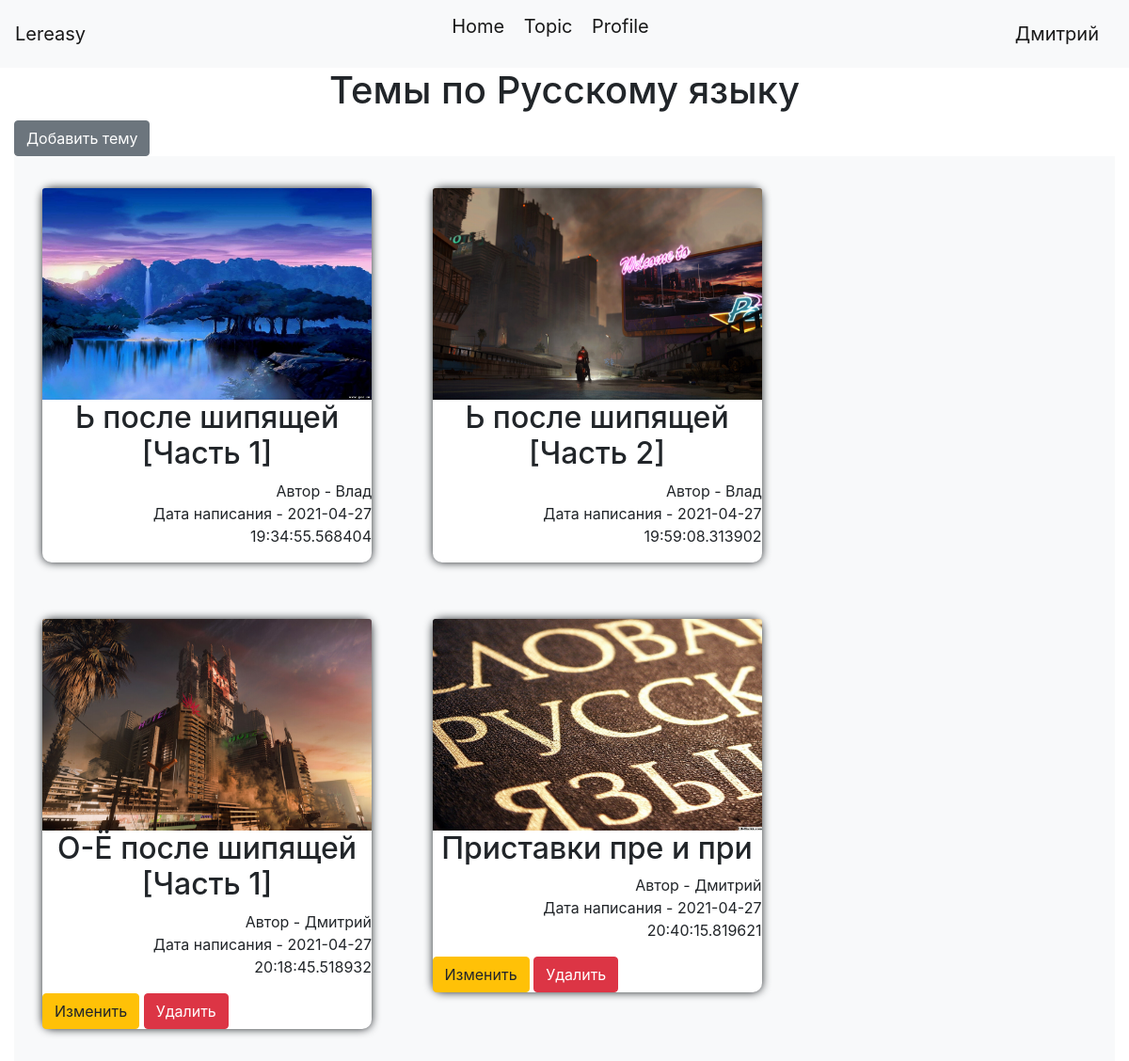
/topics (signed in), run on the app's committed database.
### data/users.py (models this page shows, shortened)
class User(SqlAlchemyBase, UserMixin):
    __tablename__ = 'users'
    id = sqlalchemy.Column(sqlalchemy.Integer,
                           primary_key=True, autoincrement=True)
    name = sqlalchemy.Column(sqlalchemy.String, nullable=True)
    about = sqlalchemy.Column(sqlalchemy.String, nullable=True)
    email = sqlalchemy.Column(sqlalchemy.String,
                              index=True, unique=True, nullable=True)
    hashed_password = sqlalchemy.Column(sqlalchemy.String, nullable=True)
    created_date = sqlalchemy.Column(sqlalchemy.DateTime,
                                     default=datetime.datetime.now)
    topics = orm.relation("Topics", back_populates='user')

### data/topics.py (models this page shows)
class Topics(SqlAlchemyBase):
    __tablename__ = 'topics'
    id = sqlalchemy.Column(sqlalchemy.Integer,
                           primary_key=True, autoincrement=True)
    title = sqlalchemy.Column(sqlalchemy.String, nullable=True)
    content = sqlalchemy.Column(sqlalchemy.String, nullable=True)
    img = sqlalchemy.Column(sqlalchemy.String, nullable=True, default="static/img/1.jpg")
    created_date = sqlalchemy.Column(sqlalchemy.DateTime,
                                     default=datetime.datetime.now)
    is_private = sqlalchemy.Column(sqlalchemy.Boolean, default=True)
    user_id = sqlalchemy.Column(sqlalchemy.Integer,
                                sqlalchemy.ForeignKey("users.id"))
    user = orm.relation('User')

### main.py (the view)
@app.route("/topics")
def index():
    db_sess = db_session.create_session()
    if current_user.is_authenticated:
        topics = db_sess.query(Topics).filter(
            (Topics.user == current_user) | (Topics.is_private == 0))
    else:
        topics = db_sess.query(Topics).filter(Topics.is_private == 0)
    return render_template("topics.html", title='Темы', topics=topics)

### data/db_session.py (called while the page is built)
def create_session() -> Session:
    global __factory
    return __factory()

### main.py (called while the page is built)
@login_manager.user_loader
def load_user(user_id):
    db_sess = db_session.create_session()
    return db_sess.query(User).get(user_id)

### templates/topics.html
{% extends "base.html" %}
{% block topics %}
<h1 align="center">Темы по Русскому языку</h1>
{% if current_user.is_authenticated %}
<a href="topic" class="btn btn-secondary">Добавить тему</a>
{% endif %}
<div class="album py-1 bg-light">
    {% for item in topics%}
    <div class="block">
        <a href="certain/{{ item.id}}"><img class="bd-placeholder-img card-img-top"
                                            width="100%" height="225" src="{{item.img}}"></a>
        <h2 align="center">{{item.title}}</h2>
        <p align="right">Автор - {{item.user.name}}<br>Дата написания - {{item.created_date}}</p>
        {% if current_user.is_authenticated and current_user == item.user %}
        <div>
            <a href="/topic/{{ item.id }}" class="btn btn-warning">Изменить</a>
            <a href="/topic_delete/{{ item.id }}" class="btn btn-danger">Удалить</a>
        </div>
        {% endif %}
    </div>
    {% endfor %}
</div>
{% endblock %}

### templates/base.html (shortened to what this page needs)
<!doctype html>
<html lang="en">
<head>
    <link rel="stylesheet"
          href="https://stackpath.bootstrapcdn.com/bootstrap/4.4.1/css/bootstrap.min.css"
>
    <link rel="stylesheet" type="text/css"
          href="{{ url_for('static', filename='css/style.css') }}"/>
</head>
<body>
<header>
    <nav class="navbar navbar-light bg-light">
        <a class="navbar-brand" href="/">Lereasy</a>
        <p>
            <a href="/" class="navbar-brand">Home</a>
            <a href="/topics" class="navbar-brand">Topic</a>
            {% if current_user.is_authenticated %}
            <a href="/profile" class="navbar-brand">Profile</a>
            {% endif %}
        </p>
        {% if current_user.is_authenticated %}
        <a class="navbar-brand" href="/logout">{{ current_user.name }}</a>
        {% else %}
        <p>
            <a class="btn btn-primary " href="/register">Зарегистрироваться</a>
            <a class="btn btn-success" href="/login">Войти</a>
        </p>
        {% endif %}
    </nav>
</header>
<main role="main" class="container">
    {% block topics %}{% endblock %}
</main>
</body>
</html>

### static/css/style.css (style rules this page uses)
.block { margin: 30px; width: 350px; background-color: white; text-anchor: middle; box-shadow: 0 0 10px; border-radius: 10px; display: inline-table; }
.container { max-width: 1270px; }

### data on the page
User: name "Дмитрий"
Topics: shows a picture, title "Ь после шипящей [Часть 1]", user.name "Влад", created_date "2021-04-27 19:34:55.568404"
Topics: shows a picture, title "Ь после шипящей [Часть 2]", user.name "Влад", created_date "2021-04-27 19:59:08.313902"
Topics: shows a picture, title "О-Ё после шипящей [Часть 1]", user.name "Дмитрий", created_date "2021-04-27 20:18:45.518932"
Topics: img (picture), title "Приставки пре и при", user.name "Дмитрий", created_date "2021-04-27 20:40:15.819621"
